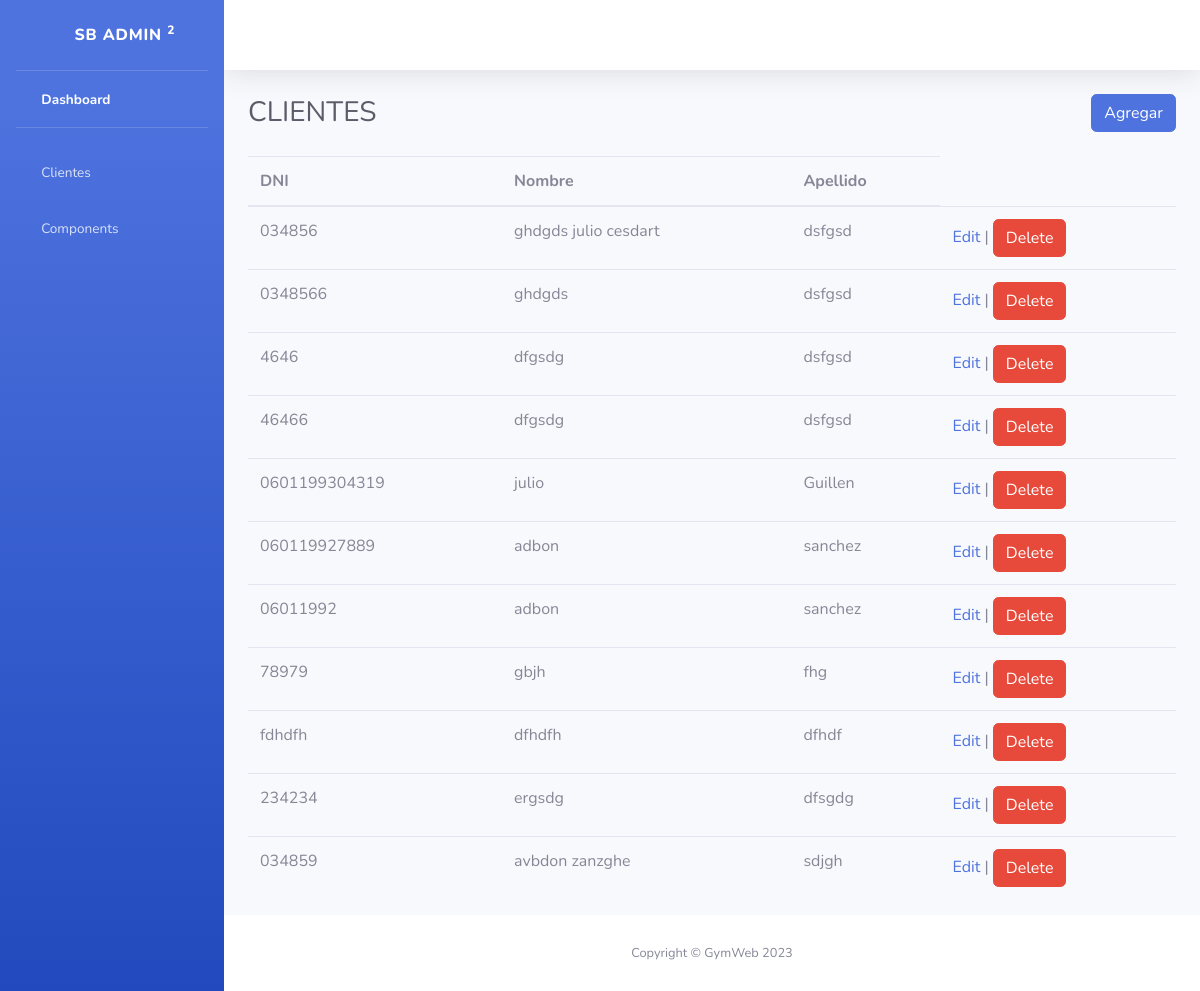
/clientes/, run on an earlier commit of the app's database.
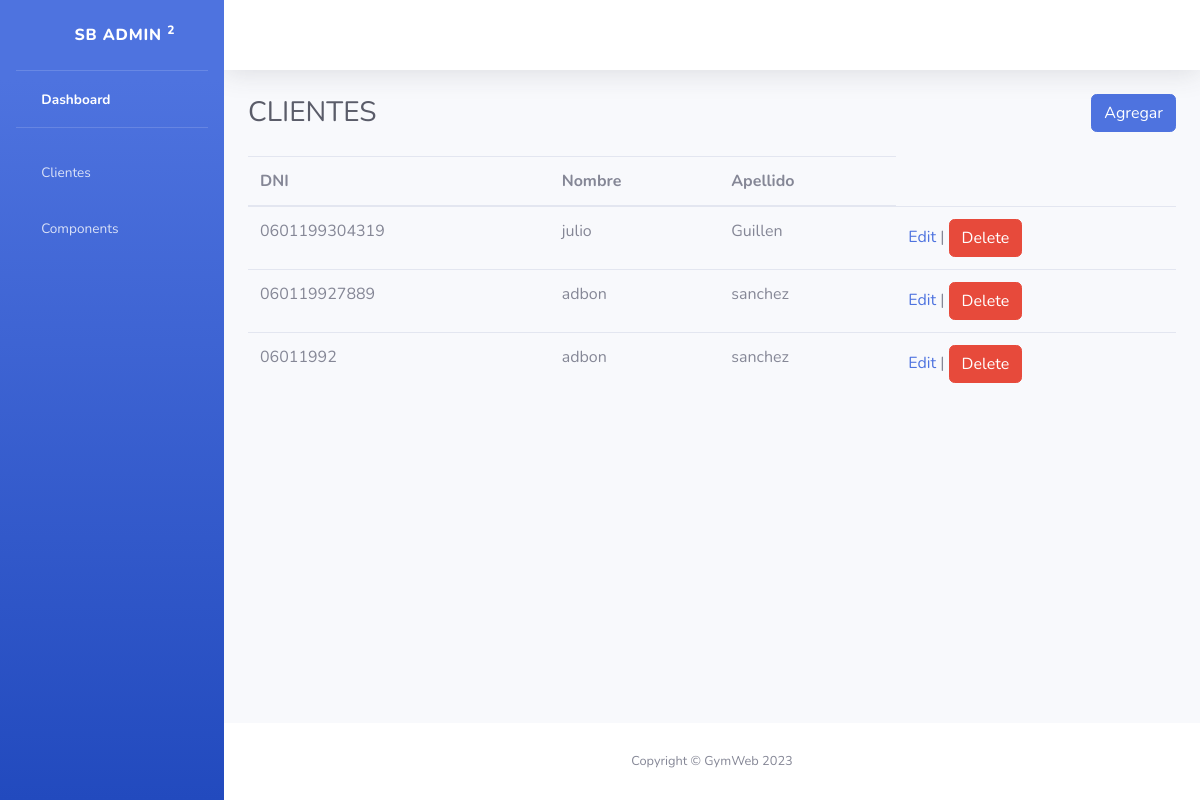
And on a later commit of the database.
### main/models.py (models this page shows)
class Cliente(models.Model):
    dni = models.CharField(max_length=13, primary_key=True)
    nombre = models.CharField(max_length=50)
    apellido = models.CharField(max_length=50)

### main/views.py (the view)
# urls.py: path('clientes/', ListaClientes.as_view(), name="clientes"),
class ListaClientes(ListView):
    model = Cliente
    template_name = "clientes.html"
    context_object_name = "lista"

### main/templates/clientes.html (shortened to what this page needs)
{% extends "base.html" %}
{% block pagetitle %}CLIENTES{% endblock pagetitle %}
{% block toolbar %}
<button type="button" name="button" class="btn btn-primary" id="btnagregar">Agregar</button>
{% endblock toolbar %}
{% block contenido %}
<div class="row">
  <div class="col-md-12">
    <table class="table">
      <thead>
        <tr>
          <th>DNI</th>
          <th>Nombre</th>
          <th>Apellido</th>
        </tr>
      </thead>
      <tbody>
        {% for cliente in lista %}
          <tr>
            <td>{{ cliente.dni }}</td>
            <td>{{ cliente.nombre }}</td>
            <td>{{ cliente.apellido }}</td>
            <td>
              <a href="{% url 'editar_cliente' cliente.dni %}">Edit</a>
              <span>|</span>
              <button type="button" name="button" class="btn btn-danger btneliminar" id="{{ cliente.dni }}">Delete</button>
            </td>
          </tr>
        {% endfor %}
      </tbody>
    </table>
  </div>
</div>
{% endblock contenido %}

What changed in the data, as far as the page shows it:
removed Cliente: dni "034856", nombre "ghdgds julio cesdart", apellido "dsfgsd"
removed Cliente: dni "0348566", nombre "ghdgds", apellido "dsfgsd"
removed Cliente: dni "4646", nombre "dfgsdg", apellido "dsfgsd"
removed Cliente: dni "46466", nombre "dfgsdg", apellido "dsfgsd"
removed Cliente: dni "78979", nombre "gbjh", apellido "fhg"
removed Cliente: dni "fdhdfh", nombre "dfhdfh", apellido "dfhdf"
removed Cliente: dni "234234", nombre "ergsdg", apellido "dfsgdg"
removed Cliente: dni "034859", nombre "avbdon zanzghe", apellido "sdjgh"
